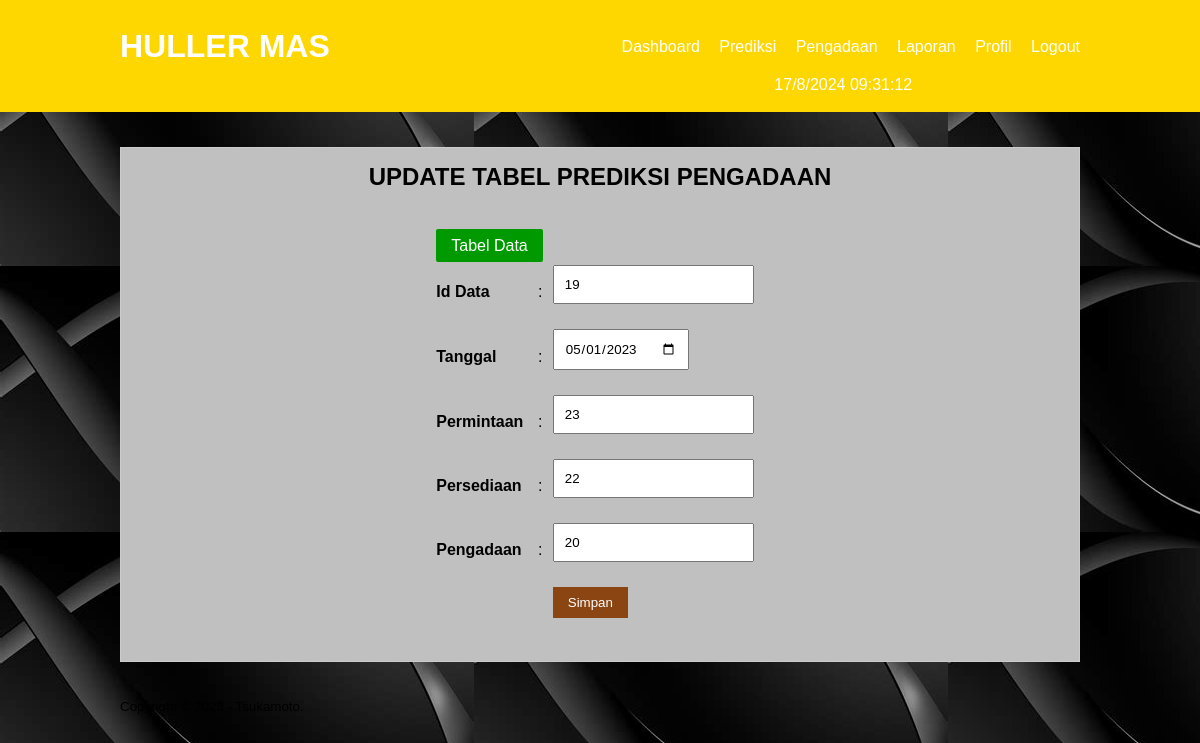
The app's page /edit.php?id_data=19 (signed in) with its own data.
### tables this page shows
CREATE TABLE `tb_data` (
  `id_data` int(11) NOT NULL,
  `tanggal` date NOT NULL,
  `permintaan` int(11) NOT NULL,
  `persediaan` int(11) NOT NULL,
  `pengadaan` int(11) NOT NULL
);

### edit.php (the view, shortened to what this page needs)
 <?php
include 'db.php';
$data_edit = mysqli_query($conn, "SELECT * FROM tb_data WHERE id_data = '".$_GET['id_data']."'");
$result = mysqli_fetch_array($data_edit);
  ?>
<!DOCTYPE html>
<html>
<head>
	<link rel="stylesheet" type="text/css" href="css/style.css">
</head>
<body  background="abu.jpeg">
	<header>
		<div class="container">
			<br>
		<h1><a href="dashboard.php">HULLER MAS</a></h1>
		<ul>
			<li><a href="dashboard.php">Dashboard</a></li>
			<li><a href="Prediksi.php">Prediksi</a></li>
			<li><a href="olahdata.php">Pengadaan</a></li>
			<li><a href="laporan.php">Laporan</a></li>
			<li><a href="profil.php">Profil</a></li>
			<li><a href="Logout.php">Logout</a></li>
			<center>
		<?php
echo date(' j/n/Y H:i:s');
		 ?>
		</center><br>
		</ul>
		</div>
	</header>
<div class="container">
	<div class="section">
		<div  class="box">
			<center>
					<form action="" method="POST" >
					<h2 >UPDATE TABEL PREDIKSI PENGADAAN</h2><br><br>
				<table cellpadding="0" cellspacing="10">
					<tr>
					<td colspan="2" >
					<a href="olahdata.php" style="padding: 8px 15px;background-color: #009900;color:#fff;border-radius: 2px">Tabel Data</a></td>
					<td></td>
					</tr>
					<tr>
						<td><label for="id"><b>Id Data</b></label> </td>
						<td>:</td>
						<td><input type="text" name="iddata" id="id" value="<?php echo $result['id_data']?>" required class="input-control"></td>
					</tr>
	<tr>
		<td><label><b>Tanggal</b></label></td>
		<td>:</td>
		<td><input type="date" name="tanggal" value="<?php echo $result['tanggal']?>" required style="padding: 10px;margin-bottom: 15px"></td>
	</tr>
	<tr>
		<td ><label for="permintaan"><b>Permintaan</b></label></td>
		<td>:</td>
		<td><input type="text" name="permintaan" id="permintaan" value="<?php echo $result['permintaan']?>" required class="input-control"></td>
	</tr>
	<tr>
		<td><label for="persediaan"><b>Persediaan</b></label></td>
		<td>:</td>
		<td><input type="text" name="persediaan" id="persediaan" value="<?php echo $result['persediaan']?>" required class="input-control"></td>
	</tr>
	<tr>
		<td><label for="pengadaan"><b>Pengadaan</b></label></td>
		<td>:</td>
		<td><input type="text" name="pengadaan" id="pengadaan" value="<?php echo $result['pengadaan']?>"required class="input-control" ></td>
	</tr>
				<tr>
					<td></td>
					<td></td>
					<td><input type="submit" name="edit" value="Simpan" class="btn" /></td>
				</tr>
					</table><br>
						</form>
					</div></div></div>
				<footer>
					<div class="container">
						<small>Copyright &copy; 2023 - Tsukamoto.</small>
					</div>
				</footer>
</body>
</html>

### css/style.css (style rules this page uses)
* { padding:0; margin:0; font-family:sans-serif; }
a { color: inherit; text-decoration: none; }
.input-control { width: 100%; padding: 10px; margin-bottom: 15px; box-sizing: border-box; }
.btn { padding: 8px 15px; background-color: #8B4513; color: #fff; border:none; cursor:pointer; }
header { background-color: #ffd700; color: #fff; }
header h1 { float: left; padding: 10px 0; }
header ul { float: right; }
header ul li { display: inline-block; }
header ul li a { padding: 20px 0 20px 15px; display: inline-block; }
.container { width: 80%; margin:0 auto; }
.container:after { content: ''; display: block; clear: both; }
.section { padding: 25px 0; }
.box { background-color: #C0C0C0; border:1px solid #ccc; padding: 15px; box-sizing: border-box; margin: 10px 0; }

### records on screen
tb_data: iddata "19", tanggal "05/01/2023", permintaan "23", persediaan "22", pengadaan "20"
